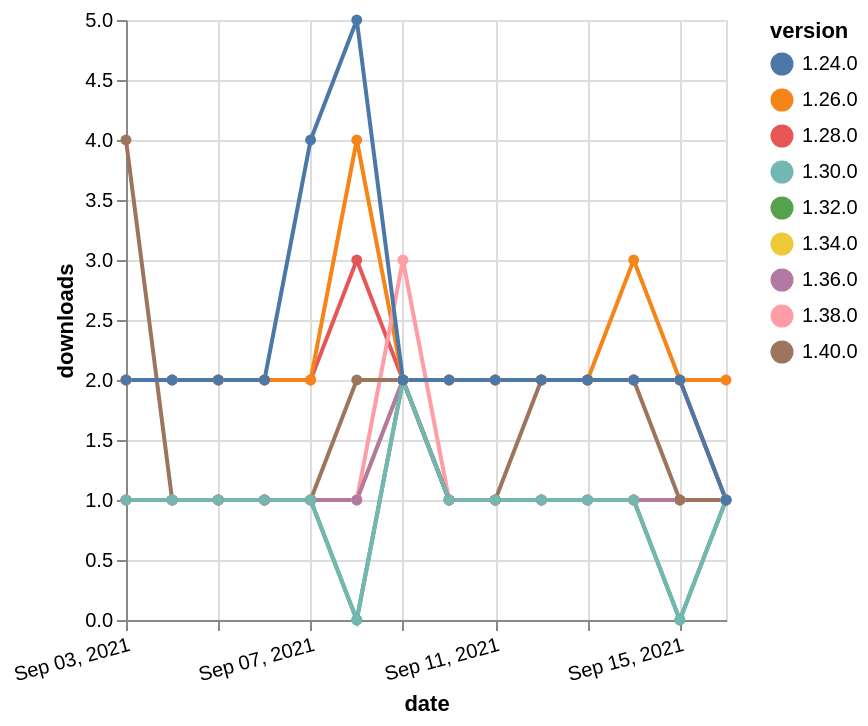

Here is the Vega-Lite specification saved for this chart:
### Vega-Lite specification from a JSON file in a GitHub repository (floating-point values rounded to 4 significant figures)
{"$schema": "https://vega.github.io/schema/vega-lite/v5.json", "description": "A simple bar chart with embedded data.", "data": {"values": [{"date": "2021-09-03", "total": 168, "delta": 1, "version": "1.34.0"}, {"date": "2021-09-04", "total": 169, "delta": 1, "version": "1.34.0"}, {"date": "2021-09-05", "total": 170, "delta": 1, "version": "1.34.0"}, {"date": "2021-09-06", "total": 171, "delta": 1, "version": "1.34.0"}, {"date": "2021-09-07", "total": 172, "delta": 1, "version": "1.34.0"}, {"date": "2021-09-08", "total": 173, "delta": 1, "version": "1.34.0"}, {"date": "2021-09-09", "total": 175, "delta": 2, "version": "1.34.0"}, {"date": "2021-09-10", "total": 176, "delta": 1, "version": "1.34.0"}, {"date": "2021-09-11", "total": 177, "delta": 1, "version": "1.34.0"}, {"date": "2021-09-12", "total": 178, "delta": 1, "version": "1.34.0"}, {"date": "2021-09-13", "total": 179, "delta": 1, "version": "1.34.0"}, {"date": "2021-09-14", "total": 180, "delta": 1, "version": "1.34.0"}, {"date": "2021-09-15", "total": 181, "delta": 1, "version": "1.34.0"}, {"date": "2021-09-16", "total": 182, "delta": 1, "version": "1.34.0"}, {"date": "2021-09-03", "total": 180, "delta": 1, "version": "1.32.0"}, {"date": "2021-09-04", "total": 181, "delta": 1, "version": "1.32.0"}, {"date": "2021-09-05", "total": 182, "delta": 1, "version": "1.32.0"}, {"date": "2021-09-06", "total": 183, "delta": 1, "version": "1.32.0"}, {"date": "2021-09-07", "total": 184, "delta": 1, "version": "1.32.0"}, {"date": "2021-09-08", "total": 184, "delta": 0, "version": "1.32.0"}, {"date": "2021-09-09", "total": 186, "delta": 2, "version": "1.32.0"}, {"date": "2021-09-10", "total": 187, "delta": 1, "version": "1.32.0"}, {"date": "2021-09-11", "total": 188, "delta": 1, "version": "1.32.0"}, {"date": "2021-09-12", "total": 189, "delta": 1, "version": "1.32.0"}, {"date": "2021-09-13", "total": 190, "delta": 1, "version": "1.32.0"}, {"date": "2021-09-14", "total": 191, "delta": 1, "version": "1.32.0"}, {"date": "2021-09-15", "total": 191, "delta": 0, "version": "1.32.0"}, {"date": "2021-09-16", "total": 192, "delta": 1, "version": "1.32.0"}, {"date": "2021-09-03", "total": 2276, "delta": 2, "version": "1.28.0"}, {"date": "2021-09-04", "total": 2278, "delta": 2, "version": "1.28.0"}, {"date": "2021-09-05", "total": 2280, "delta": 2, "version": "1.28.0"}, {"date": "2021-09-06", "total": 2282, "delta": 2, "version": "1.28.0"}, {"date": "2021-09-07", "total": 2284, "delta": 2, "version": "1.28.0"}, {"date": "2021-09-08", "total": 2287, "delta": 3, "version": "1.28.0"}, {"date": "2021-09-09", "total": 2289, "delta": 2, "version": "1.28.0"}, {"date": "2021-09-10", "total": 2291, "delta": 2, "version": "1.28.0"}, {"date": "2021-09-11", "total": 2293, "delta": 2, "version": "1.28.0"}, {"date": "2021-09-12", "total": 2295, "delta": 2, "version": "1.28.0"}, {"date": "2021-09-13", "total": 2297, "delta": 2, "version": "1.28.0"}, {"date": "2021-09-14", "total": 2299, "delta": 2, "version": "1.28.0"}, {"date": "2021-09-15", "total": 2301, "delta": 2, "version": "1.28.0"}, {"date": "2021-09-16", "total": 2302, "delta": 1, "version": "1.28.0"}, {"date": "2021-09-03", "total": 3154, "delta": 2, "version": "1.26.0"}, {"date": "2021-09-04", "total": 3156, "delta": 2, "version": "1.26.0"}, {"date": "2021-09-05", "total": 3158, "delta": 2, "version": "1.26.0"}, {"date": "2021-09-06", "total": 3160, "delta": 2, "version": "1.26.0"}, {"date": "2021-09-07", "total": 3162, "delta": 2, "version": "1.26.0"}, {"date": "2021-09-08", "total": 3166, "delta": 4, "version": "1.26.0"}, {"date": "2021-09-09", "total": 3168, "delta": 2, "version": "1.26.0"}, {"date": "2021-09-10", "total": 3170, "delta": 2, "version": "1.26.0"}, {"date": "2021-09-11", "total": 3172, "delta": 2, "version": "1.26.0"}, {"date": "2021-09-12", "total": 3174, "delta": 2, "version": "1.26.0"}, {"date": "2021-09-13", "total": 3176, "delta": 2, "version": "1.26.0"}, {"date": "2021-09-14", "total": 3179, "delta": 3, "version": "1.26.0"}, {"date": "2021-09-15", "total": 3181, "delta": 2, "version": "1.26.0"}, {"date": "2021-09-16", "total": 3183, "delta": 2, "version": "1.26.0"}, {"date": "2021-09-03", "total": 174, "delta": 1, "version": "1.38.0"}, {"date": "2021-09-04", "total": 175, "delta": 1, "version": "1.38.0"}, {"date": "2021-09-05", "total": 176, "delta": 1, "version": "1.38.0"}, {"date": "2021-09-06", "total": 177, "delta": 1, "version": "1.38.0"}, {"date": "2021-09-07", "total": 178, "delta": 1, "version": "1.38.0"}, {"date": "2021-09-08", "total": 179, "delta": 1, "version": "1.38.0"}, {"date": "2021-09-09", "total": 182, "delta": 3, "version": "1.38.0"}, {"date": "2021-09-10", "total": 183, "delta": 1, "version": "1.38.0"}, {"date": "2021-09-11", "total": 184, "delta": 1, "version": "1.38.0"}, {"date": "2021-09-12", "total": 185, "delta": 1, "version": "1.38.0"}, {"date": "2021-09-13", "total": 186, "delta": 1, "version": "1.38.0"}, {"date": "2021-09-14", "total": 187, "delta": 1, "version": "1.38.0"}, {"date": "2021-09-15", "total": 188, "delta": 1, "version": "1.38.0"}, {"date": "2021-09-16", "total": 189, "delta": 1, "version": "1.38.0"}, {"date": "2021-09-03", "total": 143, "delta": 1, "version": "1.36.0"}, {"date": "2021-09-04", "total": 144, "delta": 1, "version": "1.36.0"}, {"date": "2021-09-05", "total": 145, "delta": 1, "version": "1.36.0"}, {"date": "2021-09-06", "total": 146, "delta": 1, "version": "1.36.0"}, {"date": "2021-09-07", "total": 147, "delta": 1, "version": "1.36.0"}, {"date": "2021-09-08", "total": 148, "delta": 1, "version": "1.36.0"}, {"date": "2021-09-09", "total": 150, "delta": 2, "version": "1.36.0"}, {"date": "2021-09-10", "total": 151, "delta": 1, "version": "1.36.0"}, {"date": "2021-09-11", "total": 152, "delta": 1, "version": "1.36.0"}, {"date": "2021-09-12", "total": 153, "delta": 1, "version": "1.36.0"}, {"date": "2021-09-13", "total": 154, "delta": 1, "version": "1.36.0"}, {"date": "2021-09-14", "total": 155, "delta": 1, "version": "1.36.0"}, {"date": "2021-09-15", "total": 156, "delta": 1, "version": "1.36.0"}, {"date": "2021-09-16", "total": 157, "delta": 1, "version": "1.36.0"}, {"date": "2021-09-03", "total": 130, "delta": 4, "version": "1.40.0"}, {"date": "2021-09-04", "total": 131, "delta": 1, "version": "1.40.0"}, {"date": "2021-09-05", "total": 132, "delta": 1, "version": "1.40.0"}, {"date": "2021-09-06", "total": 133, "delta": 1, "version": "1.40.0"}, {"date": "2021-09-07", "total": 134, "delta": 1, "version": "1.40.0"}, {"date": "2021-09-08", "total": 136, "delta": 2, "version": "1.40.0"}, {"date": "2021-09-09", "total": 138, "delta": 2, "version": "1.40.0"}, {"date": "2021-09-10", "total": 139, "delta": 1, "version": "1.40.0"}, {"date": "2021-09-11", "total": 140, "delta": 1, "version": "1.40.0"}, {"date": "2021-09-12", "total": 142, "delta": 2, "version": "1.40.0"}, {"date": "2021-09-13", "total": 144, "delta": 2, "version": "1.40.0"}, {"date": "2021-09-14", "total": 146, "delta": 2, "version": "1.40.0"}, {"date": "2021-09-15", "total": 147, "delta": 1, "version": "1.40.0"}, {"date": "2021-09-16", "total": 148, "delta": 1, "version": "1.40.0"}, {"date": "2021-09-03", "total": 340, "delta": 1, "version": "1.30.0"}, {"date": "2021-09-04", "total": 341, "delta": 1, "version": "1.30.0"}, {"date": "2021-09-05", "total": 342, "delta": 1, "version": "1.30.0"}, {"date": "2021-09-06", "total": 343, "delta": 1, "version": "1.30.0"}, {"date": "2021-09-07", "total": 344, "delta": 1, "version": "1.30.0"}, {"date": "2021-09-08", "total": 344, "delta": 0, "version": "1.30.0"}, {"date": "2021-09-09", "total": 346, "delta": 2, "version": "1.30.0"}, {"date": "2021-09-10", "total": 347, "delta": 1, "version": "1.30.0"}, {"date": "2021-09-11", "total": 348, "delta": 1, "version": "1.30.0"}, {"date": "2021-09-12", "total": 349, "delta": 1, "version": "1.30.0"}, {"date": "2021-09-13", "total": 350, "delta": 1, "version": "1.30.0"}, {"date": "2021-09-14", "total": 351, "delta": 1, "version": "1.30.0"}, {"date": "2021-09-15", "total": 351, "delta": 0, "version": "1.30.0"}, {"date": "2021-09-16", "total": 352, "delta": 1, "version": "1.30.0"}, {"date": "2021-09-03", "total": 3971, "delta": 2, "version": "1.24.0"}, {"date": "2021-09-04", "total": 3973, "delta": 2, "version": "1.24.0"}, {"date": "2021-09-05", "total": 3975, "delta": 2, "version": "1.24.0"}, {"date": "2021-09-06", "total": 3977, "delta": 2, "version": "1.24.0"}, {"date": "2021-09-07", "total": 3981, "delta": 4, "version": "1.24.0"}, {"date": "2021-09-08", "total": 3986, "delta": 5, "version": "1.24.0"}, {"date": "2021-09-09", "total": 3988, "delta": 2, "version": "1.24.0"}, {"date": "2021-09-10", "total": 3990, "delta": 2, "version": "1.24.0"}, {"date": "2021-09-11", "total": 3992, "delta": 2, "version": "1.24.0"}, {"date": "2021-09-12", "total": 3994, "delta": 2, "version": "1.24.0"}, {"date": "2021-09-13", "total": 3996, "delta": 2, "version": "1.24.0"}, {"date": "2021-09-14", "total": 3998, "delta": 2, "version": "1.24.0"}, {"date": "2021-09-15", "total": 4000, "delta": 2, "version": "1.24.0"}, {"date": "2021-09-16", "total": 4001, "delta": 1, "version": "1.24.0"}]}, "width": "container", "mark": {"type": "line", "point": {"filled": true}}, "encoding": {"x": {"field": "date", "type": "temporal", "timeUnit": "yearmonthdate", "title": "date", "axis": {"labelAngle": -15}}, "y": {"field": "delta", "type": "quantitative", "title": "downloads"}, "color": {"field": "version", "type": "nominal"}, "tooltip": {"field": "delta"}}}
